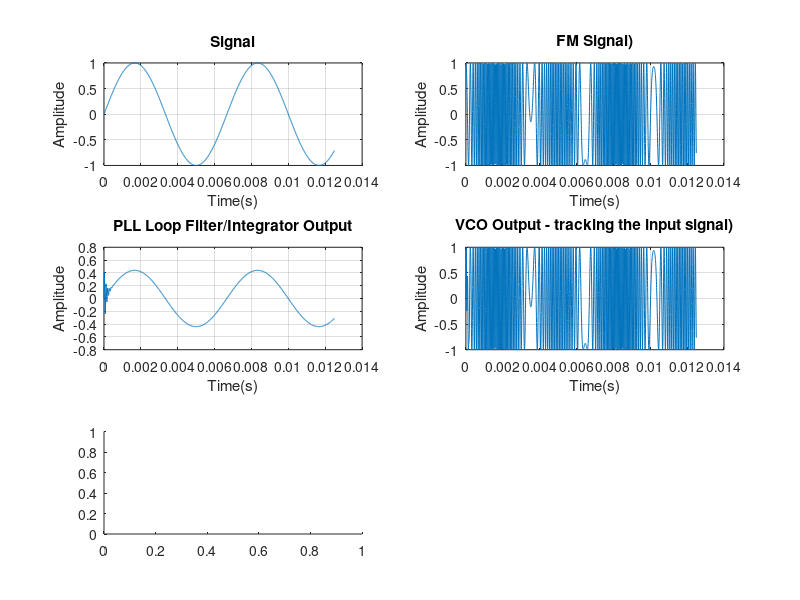

The MATLAB source for this figure: (Note: this script raises an error after producing the figure.)
clc; clear all; close all; 
f=2500;%Carrier frequency 
fs=200000;%Sample frequency
N=8000;%Number of samples
Ts=1/fs;
t=(0:Ts:(N*Ts)- Ts);
f1=150;%Modulating frequency
msg=sin(2*pi*f1*t);
kf=.07;%Modulation index
%modulated carrier to be tracked
Signal=exp(j*(2*pi*f*t+2*pi*kf*cumsum(msg)));%Modulated carrier
Signal1=exp(j*(2*pi*f*t));%Unmodulated carrier
%Initilize PLL Loop 
phi(1)=30; 
e(1)=0; 
output(1)=0; 
vco(1)=0; 
%Define Loop Filter parameters(Sets damping)
kp=0.12; %Proportional constant 
ki=0.09; %Integrator constant 
%PLL implementation 
for n=2:length(Signal) 
vco(n)=conj(exp(j*(2*pi*n*f/fs+phi(n-1))));%VCO O/P 
output(n)=imag(Signal(n)*vco(n));%VCO x Signal input 
e(n)=e(n-1)+(kp+ki)*output(n)-ki*output(n-1);%Filter integrator 
phi(n)=phi(n-1)+e(n);%Update VCO 
end; 
startplot = 1;
endplot = 2500;
subplot(3,2,1);
plot(t(startplot:endplot), msg(startplot:endplot));
title('Signal');
xlabel('Time(s)');
ylabel('Amplitude');
grid;
subplot(3,2,2);
plot(t(startplot:endplot), real(Signal(startplot:endplot)));
title('FM Signal)');
xlabel('Time(s)');
ylabel('Amplitude');
grid;
subplot(3,2,3);
plot(t(startplot:endplot), e(startplot:endplot));
title('PLL Loop Filter/Integrator Output');
xlabel('Time(s)');
ylabel('Amplitude');
grid;
subplot(3,2,4);
plot(t(startplot:endplot), real(vco(startplot:endplot)));
title('VCO Output - tracking the input signal)');
xlabel('Time(s)');
ylabel('Amplitude');
grid;
subplot(3,2,5);
plot(t(startplot:endplot), phd_output(startplot:endplot));
title('Phase Detecter Output');
xlabel('Time(s)');
ylabel('Amplitude');
grid;
subplot(3,2,6);
plot(t(startplot:endplot), real(Signal1(startplot:endplot)));
title('Unmodulated Carrier');
xlabel('Time(s)');
ylabel('Amplitude');
grid;
